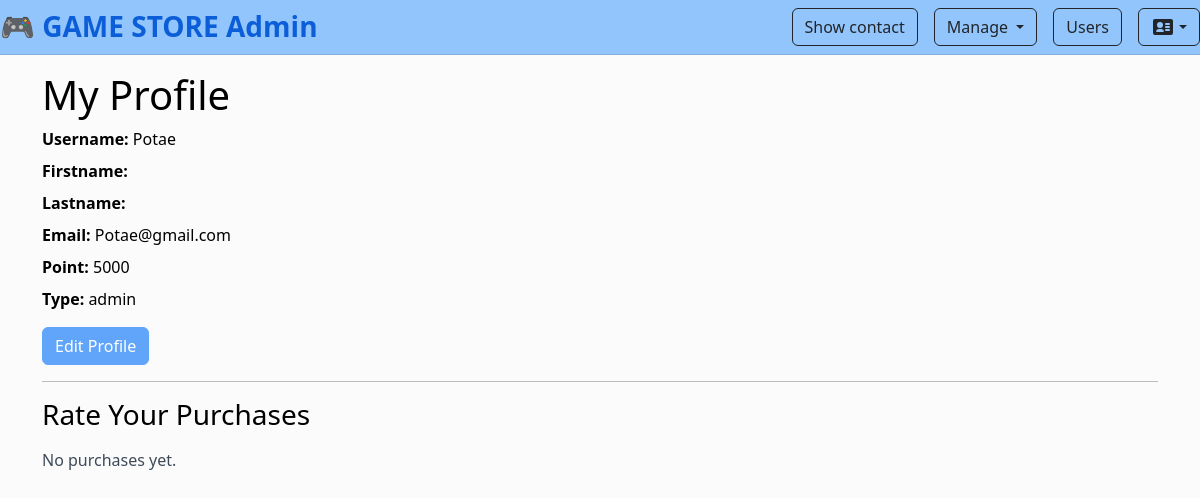
/profile/ (signed in), run on the app's committed database.
### myapp/models.py (models this page shows, shortened)
class Profile(models.Model):
    user = models.OneToOneField(User, on_delete=models.CASCADE)
    usertype = models.CharField(max_length=100, default='member')   # member / vip / vvip
    point = models.IntegerField(default=0)
    from django.db import models

### myapp/views.py (the view)
# urls.py: path("profile/", userProfile, name="profile-page"),
def userProfile(request):
    profile, _ = Profile.objects.get_or_create(user=request.user)
    items = (
        OrderItem.objects
        .filter(order__user=request.user)
        .select_related('product', 'order')
        .order_by('-order__created_at')
    )
    seen = set()
    purchased_products = []
    for it in items:
        if it.product_id and it.product_id not in seen and it.product is not None:
            seen.add(it.product_id)
            purchased_products.append(it.product)
    ratings = ProductRating.objects.filter(user=request.user, product__in=purchased_products)
    ratings_by_pid = {r.product_id: r for r in ratings}
    for p in purchased_products:
        r = ratings_by_pid.get(p.id)
        setattr(p, 'user_rating', r.rating if r else 0)
    context = {
        "profile": profile,
        "purchased_products": purchased_products,
        "ratings_by_pid": ratings_by_pid,
    }
    return render(request, "myapp/profile.html", context)

### myapp/template/myapp/profile.html (shortened to what this page needs)
{% extends 'myapp/base.html' %}
{% block myheader %}
  <h1>My Profile</h1>
{% endblock myheader %}
{% block content %}
  <div class="form-group mb-2">
    <strong>Username:</strong> {{ profile.user.username }}
  </div>
  <div class="form-group mb-2">
    <strong>Firstname:</strong> {{ profile.user.first_name }}
  </div>
  <div class="form-group mb-2">
    <strong>Lastname:</strong> {{ profile.user.last_name }}
  </div>
  <div class="form-group mb-2">
    <strong>Email:</strong> {{ profile.user.email }}
  </div>
  <div class="form-group mb-2">
    <strong>Point:</strong> {{ profile.point }}
  </div>
  <div class="form-group mb-3">
    <strong>Type:</strong> {{ profile.usertype }}
  </div>
  <p><a href="{% url 'editprofile-page' %}" class="btn btn-secondary text-white">Edit Profile</a></p>
  <hr>
  <h3 class="mb-3">Rate Your Purchases</h3>
  {% if purchased_products %}
    <ul class="list-group mb-4">
      {% for p in purchased_products %}
        <li class="list-group-item d-flex align-items-center justify-content-between flex-wrap gap-2">
          <div class="d-flex align-items-center gap-3">
            {% if p.picture %}
              <img src="{{ p.picture.url }}" alt="{{ p.title }}" class="rounded" style="width:56px;height:56px;object-fit:cover;">
            {% endif %}
            <div>
              <div class="fw-semibold">{{ p.title }}</div>
              <div class="text-muted small">Click stars to rate</div>
            </div>
          </div>
          <div class="star-control" data-product-id="{{ p.id }}" data-current-rating="{{ p.user_rating|default:0 }}" role="radiogroup" aria-label="Rate {{ p.title }}">
            {% for i in "12345" %}
              {% with val=forloop.counter %}
              <button type="button" class="star" data-value="{{ val }}" aria-label="{{ val }} star{% if val > 1 %}s{% endif %}">
                <svg width="24" height="24" viewBox="0 0 24 24" aria-hidden="true"><path d="M12 17.27 18.18 21l-1.64-7.03L22 9.24l-7.19-.62L12 2 9.19 8.62 2 9.24l5.46 4.73L5.82 21z"/></svg>
              </button>
              {% endwith %}
            {% endfor %}
          </div>
        </li>
      {% endfor %}
    </ul>
  {% else %}
    <p class="text-muted">No purchases yet.</p>
  {% endif %}
{% endblock content %}

### myapp/template/myapp/base.html (style rules this page uses)
:root { --bg: #FBFBFB; --bg-elev: #E8F9FF; --card-bg: #FFFFFF; --text: #000000; --muted: #3f4a59; --accent: #93C5FD; --accent-2: #60A5FA; --border: rgba(31, 41, 55, .15); }
html, body { background-color: var(--bg); color: var(--text); }
a { color: #0b5ed7; }
.text-body-secondary, .text-muted { color: var(--muted) !important; }
.btn-secondary { background-color: var(--accent-2); border-color: var(--accent-2); color: #000000; }

### data on the page
Profile: user.username "Potae", user.email "Potae@gmail.com", point "5000", usertype "admin"
